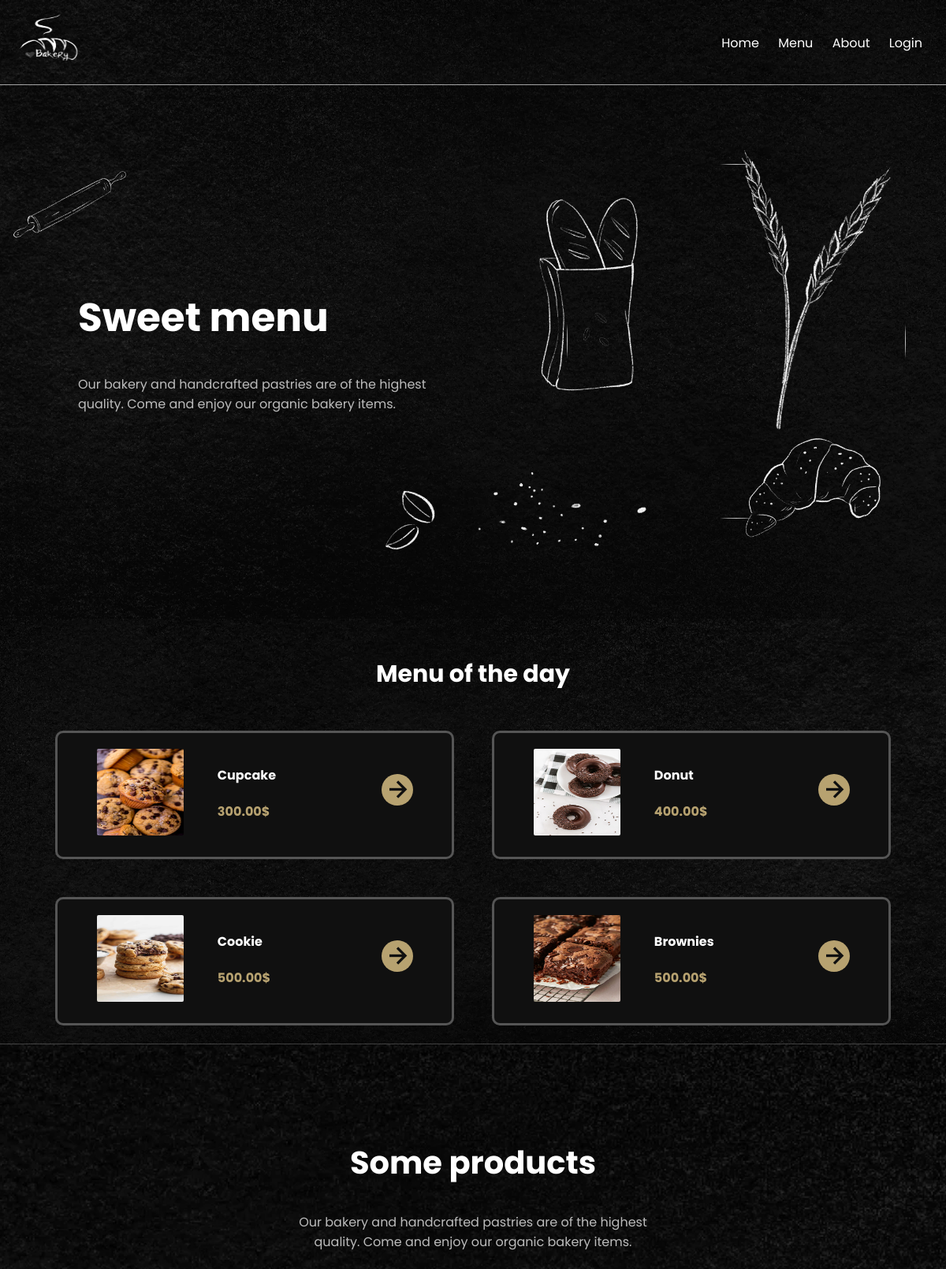
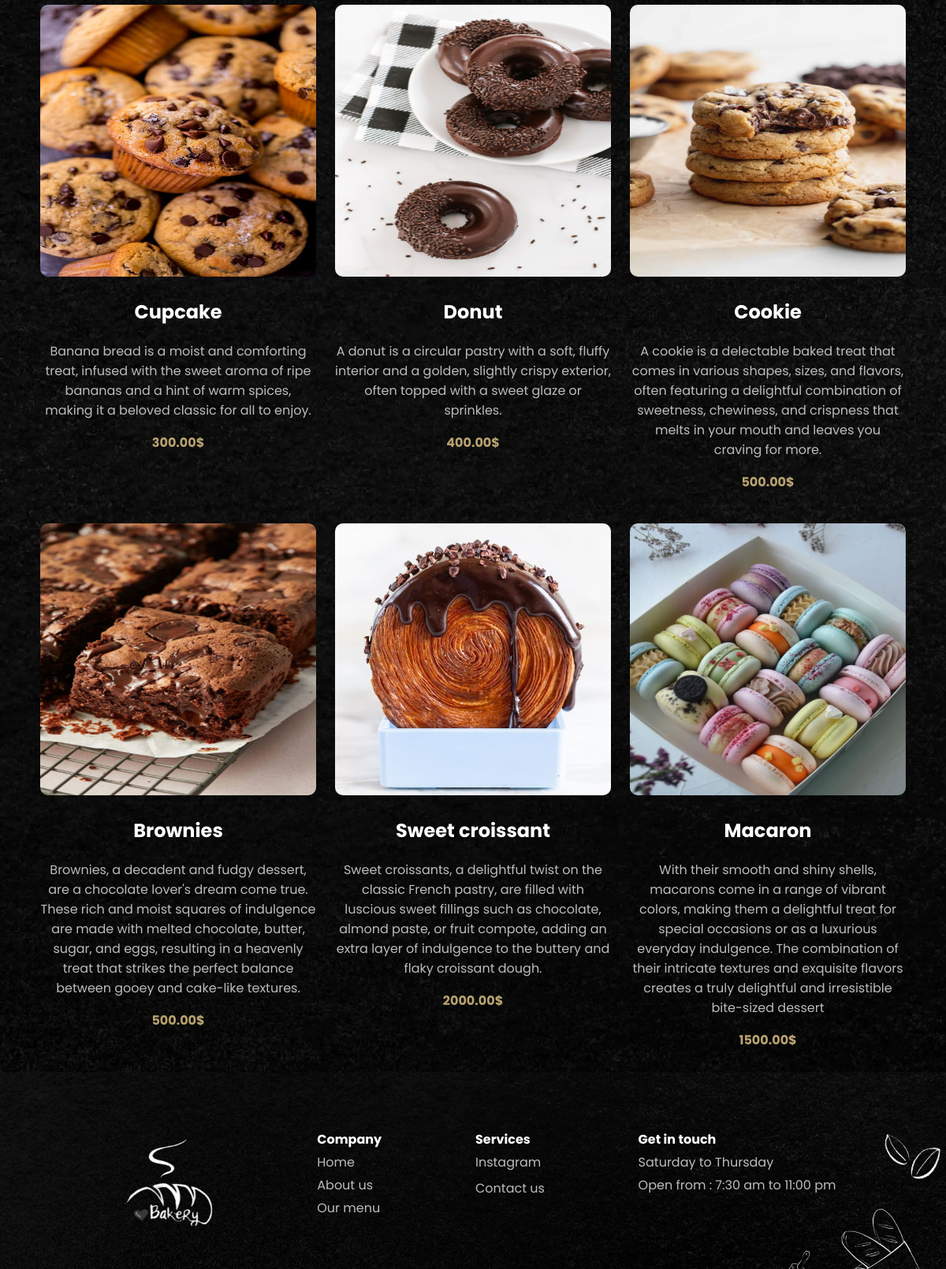
/sweet, run on the app's committed database (2 pictures, top to bottom).
### tables this page shows
CREATE TABLE `products` (
  `id` int(11) NOT NULL,
  `title` varchar(100) NOT NULL,
  `description` varchar(300) NOT NULL,
  `price` decimal(10,2) NOT NULL,
  `image` varchar(500) NOT NULL,
  `category` bit(1) NOT NULL,
  `Flavours` varchar(200) NOT NULL
);

### inc/app.php (called while the page is built, shortened)
<?php
function db_execute_query($conn, $sql){
    try {
        $result = mysqli_query($conn, $sql);
    } catch (Exception $e) {
        return array("status" => "error", "code" => 403, "message" => $e->getMessage());
    }
    return $result;
}
function db_select($conn, $table, $columns = "*", $where = ""){
    $sql = "SELECT $columns FROM $table";
    if (is_array($where) && !empty($where)) {
        $whereClause = _buildWhereClause($conn, $where);
        $sql .= " WHERE $whereClause";
    }
    else if (!empty($where)) {
        $sql .= " WHERE $where";
    }
    try{
        $result = db_execute_query($conn, $sql);
    }catch(Exception $e){
        return array("status" => "error", "code" => 404, "message" => $e->getMessage());
    }
    $rows = [];
    while ($row = mysqli_fetch_assoc($result)) {
        $rows[] = $row;
    }
    return $rows;
}
function _escapeValue($conn, $value) {
    return mysqli_real_escape_string($conn, $value);
}
function _buildWhereClause($conn, $where) {
    $conditions = [];
    foreach ($where as $condition) {
        $column = _escapeValue($conn, $condition['column']);
        $operator = _escapeValue($conn, $condition['operator']);
        $value = _escapeValue($conn, $condition['value']);
        $conditions[] = "$column $operator '$value'";
    }
    $out = implode(" AND ", $conditions);
    return $out;
}

### pages/sweet.php (the view, shortened to what this page needs)
<?php
$connection = db_connect($db_host,$db_user,$db_password,$db_name);
$checkProductCategory = array(
  "column" => "category",
  "operator" => "=",
  "value" => "0"
);
$where[] = $checkProductCategory;
$products = db_select($connection, "products", "*", $where);
?>
<div class="container">
    <div class="breadImagecover-content">
        <h1 class="cover-header">Sweet menu</h1>
        <p class="cover-paragraph">Our bakery and handcrafted pastries are of the highest
            quality. Come and enjoy our organic bakery items.</p>
    </div>
    <div class="breadImage-cover">
        <img class="sweetmenucover" src="assets/images/sweetcover (2).jpg">
    </div>
  </div>
  <section class="menuday-container cover">
    <div>
        <h1>Menu of the day</h1>
        <div class="flex">
            <?php
                $count = 0;
                if(count($products) > 0){
                   foreach($products as $product){  ?>
                         <div class="menuday-card flex">
                            <div class="menudaycard-content">
                            <div class="menudaycard-img">
                                <img class="menuday-img" src="<?= $product['image'] ?>">
                            </div>
                            <div class="menudaycard-title">
                                <h4><?= $product['title'] ?></h4>
                                <p><?= $product['price'] ?>$</p>
                            </div>
                            <a href="product_details?id=<?= $product['id'] ?>" class="menu-link">
                            <div class="menudaycard-icon">
                            <i class='bx bx-right-arrow-alt'></i>
                            </div>
                            </a>
                            </div>
                        </div>
                        <?php
                   $count ++;
                   if($count == 4){
                    break;
                   }
                    }
                }
            ?>
        </div>
    </div>
  </section>
  <section class="section-menu cover">
    <div class="section-head">
      <h1>Some products</h1>
      <p>Our bakery and handcrafted pastries are of the highest quality. Come and enjoy our organic bakery items.</p>
    </div>
    <div>
      <div class="flex">
        <?php
              if(count($products) > 0){
                foreach($products as $product){  ?>
                <div class="card">
                <a href="product_details?id=<?= $product['id'] ?>" class="menu-link">
                <img class="menu-image" src="<?= $product['image'] ?>">
                <h1><?= $product['title'] ?></h1>
                <p class="description"><?= $product['description'] ?></p>
                <p class="price"><?= $product['price'] ?>$</p>
                </a>
                </div>
        <?php  }
             }
         ?>
      </div>
    </div>
  </section>

### assets/css/style.css (style rules this page uses)
:root { --color-1: #B7A270; --color-2: #FFFFFF; --color-3: #BCBCBC; --color-4: #101010; --color-5: #AB9E7D; }
* { font-family: 'Cairo', sans-serif; font-family: 'Mooli', sans-serif; font-family: 'Nunito Sans', sans-serif; font-family: 'Poppins', sans-serif; }
body { margin: 0; padding: 0; font-family: Arial, sans-serif; }
.container { display: flex; justify-content: center; align-items: center; flex-wrap: wrap; background-image: url(/newBakery/assets/images/bread-cover.webp); background-size: cover; background-position: center; background-repeat: no-repeat; padding-top: 100px; padding-bottom: 120px; }
.cover-header,.about { color: var(--color-2); font-size: 50px; }
.cover-paragraph { color: var(--color-3); }
.cover { background-size: cover; background-position: center; background-repeat: no-repeat; }
.section-head { width: 500px; margin-left: auto; margin-right: auto; justify-content: center; padding-top: 10%; text-align: center; }
.section-head h1 { color: var(--color-2); margin-top: auto; font-size: 40px; }
.section-head p,.flavor { color:var(--color-3); }
.flex { display: flex; flex-wrap: wrap; margin-left: auto; margin-right: auto; justify-content: center; }
.section-menu { background-image: url(/newBakery/assets/images/ourMenubg.webp); }
.menu-image { width: 350px; height: 345px; border-radius: 10px; }
.card { margin: 1%; width: 350px; text-align: center; }
.card h1,.testimonial-head { color: var(--color-2); text-align: center; }
.description,.product-content p,.testimonial-card p, footer td { color: var(--color-3); }
.section-product h2,.product-header, footer th,.menuday-container h4 { color: var(--color-2); }
.breadImage-cover img { width: 430px; height: 450px; }
.breadImagecover-content { width: 500px; }
.menuday-img { width: 110px; height: 110px; border-radius: 2px; }
.menuday-container { background-image: url(/newBakery/assets/images/section-productbg.webp); margin-top: auto; }
.menuday-container h1 { margin-top: auto; color: var(--color-2); text-align: center; padding-top: 4%; font-size: 30px; }
.menuday-container p,.price { color: var(--color-1); font-weight: bold; }
.menuday-card { width: 500px; background-color: var(--color-4); margin: 2%; border-style: solid; border-color: rgba(188, 188, 188, 0.4); border-radius: 10px; }
.menudaycard-content { padding: 5px 2px 5px 2px; display: flex; color:var(--color-2) }
.menudaycard-img { width: 120px; margin-right: 1%; padding: 15px; }
.menudaycard-title { width: 150px; margin-right: 1%; margin-left: 1%; padding: 15px; }
.menudaycard-icon { width: 70px; margin-left: 1%; padding: 15px; text-align: right; font-size: 40px; padding-top: 40%; }
.bx-right-arrow-alt,.bxs-edit-alt { background-color: var(--color-1); color: var(--color-4); border-radius: 50%; cursor: pointer; }
.sweetmenucover { border-radius: 50%; }
.menu-link { cursor: pointer; text-decoration: none; }
@media screen and (min-width: 1000px) { .breadImagecover-content { margin-left: 4%; margin-right: 10%; } }

### data on the page
products: image (picture), title "Cupcake", price "300.00", description "Banana bread is a moist and comforting treat, infused with the sweet aroma of ripe bananas and a hint of warm spices, making it a beloved classic for all to enjoy."
products: image (picture), title "Donut", price "400.00", description "A donut is a circular pastry with a soft, fluffy interior and a golden, slightly crispy exterior, often topped with a sweet glaze or sprinkles."
products: image (picture), title "Cookie", price "500.00", description "A cookie is a delectable baked treat that comes in various shapes, sizes, and flavors, often featuring a delightful combination of sweetness, chewiness, and crispness that melts in your mouth and leaves you craving for more."
products: image (picture), title "Brownies", price "500.00", description "Brownies, a decadent and fudgy dessert, are a chocolate lover's dream come true. These rich and moist squares of indulgence are made with melted chocolate, butter, sugar, and eggs, resulting in a heavenly treat that strikes the perfect balance between gooey and cake-like textures."
products: image (picture), title "Sweet croissant", description "Sweet croissants, a delightful twist on the classic French pastry, are filled with luscious sweet fillings such as chocolate, almond paste, or fruit compote, adding an extra layer of indulgence to the buttery and flaky croissant dough.", price "2000.00"
products: image (picture), title "Macaron", description "With their smooth and shiny shells, macarons come in a range of vibrant colors, making them a delightful treat for special occasions or as a luxurious everyday indulgence. The combination of their intricate textures and exquisite flavors creates a truly delightful and irresistible bite-sized dessert", price "1500.00"
